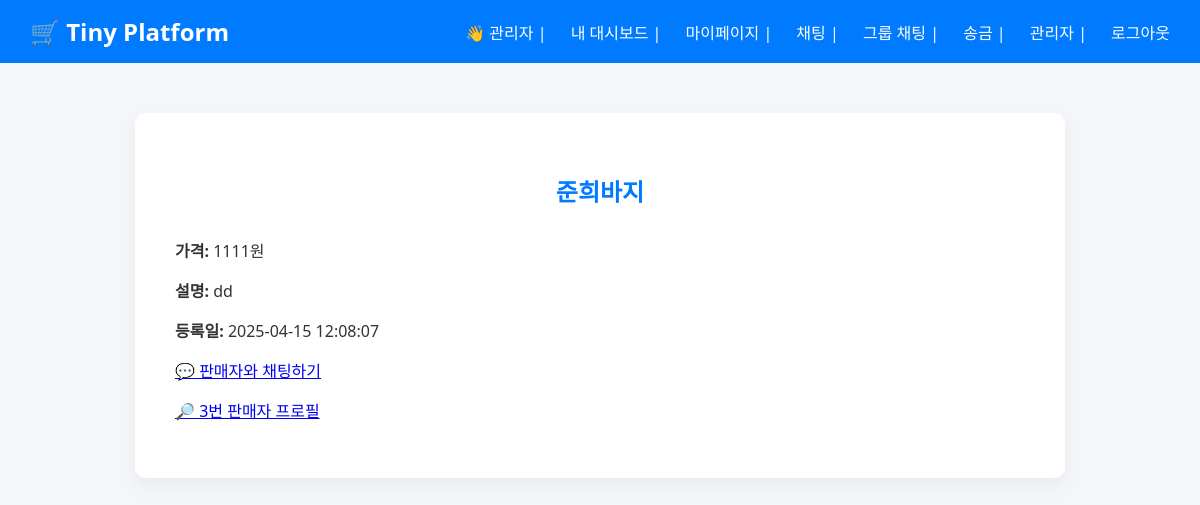
Page /product/3 (signed in) on the committed database.
### tables this page shows
CREATE TABLE products (
                id INTEGER PRIMARY KEY AUTOINCREMENT,
                name TEXT NOT NULL,
                description TEXT,
                price INTEGER,
                seller_id INTEGER,
                is_blocked INTEGER DEFAULT 0,
                created_at TIMESTAMP DEFAULT CURRENT_TIMESTAMP,
                buyer_id INTEGER
            );

### app.py (the view)
@app.route("/product/<int:product_id>")
def view_product(product_id):
    with sqlite3.connect(DB_NAME) as conn:
        product = conn.execute("SELECT * FROM products WHERE id = ?", (product_id,)).fetchone()
    return render_template("view_product.html", product=product)

### templates/view_product.html (shortened to what this page needs)
{% extends "base.html" %}
{% block content %}
<h2>{{ product[1] }}</h2>
<p><strong>가격:</strong> {{ product[3] }}원</p>
<p><strong>설명:</strong> {{ product[2] or "설명이 없습니다." }}</p>
<p><strong>등록일:</strong> {{ product[6] }}</p>
{% if session.get("user_id") and product[4] != session["user_id"] and not product[7] %}
<p>
  <a class="btn" href="{{ url_for('chat', user_id=product[4]) }}">💬 판매자와 채팅하기</a>
</p>
<p>
  <a href="{{ url_for('view_user', user_id=product[4]) }}">🔎 {{ product[4] }}번 판매자 프로필</a>
</p>
{% endif %}
{% endblock %}

### static/style.css (style rules this page uses)
body { margin: 0; padding: 0; font-family: 'Segoe UI', 'Helvetica', 'Apple SD Gothic Neo', sans-serif; background-color: #f4f6f9; color: #333; }
h2 { text-align: center; color: #007bff; margin-bottom: 30px; }

### rows in the picture
products: name "준희바지", price "1111", description "dd", created_at "2025-04-15 12:08:07", seller "3"

### other values in the picture
{{ session["username"] }} "관리자"
